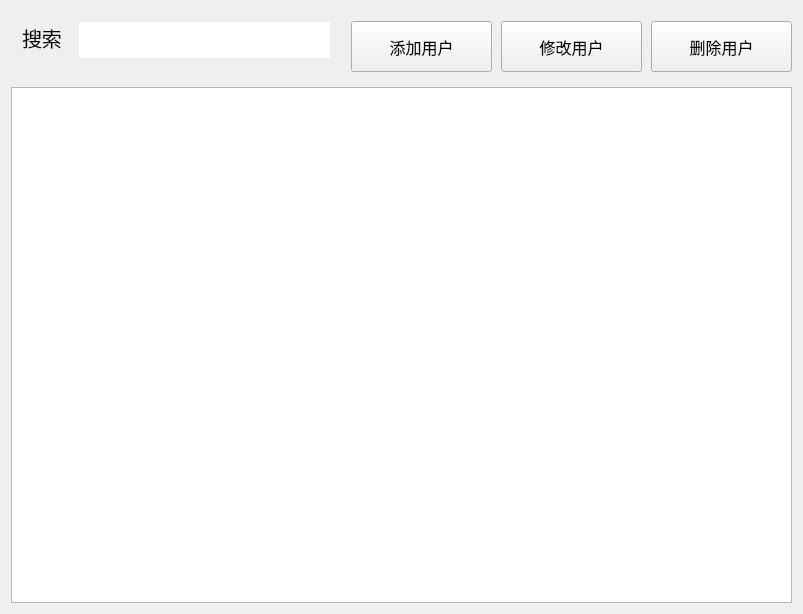
<?xml version="1.0" encoding="UTF-8"?>
<ui version="4.0">
 <class>UserManager</class>
 <widget class="QWidget" name="UserManager">
  <property name="geometry">
   <rect>
    <x>0</x>
    <y>0</y>
    <width>803</width>
    <height>614</height>
   </rect>
  </property>
  <property name="sizePolicy">
   <sizepolicy hsizetype="Preferred" vsizetype="Minimum">
    <horstretch>0</horstretch>
    <verstretch>0</verstretch>
   </sizepolicy>
  </property>
  <property name="minimumSize">
   <size>
    <width>0</width>
    <height>70</height>
   </size>
  </property>
  <property name="font">
   <font>
    <pointsize>12</pointsize>
   </font>
  </property>
  <property name="windowTitle">
   <string>Form</string>
  </property>
  <layout class="QVBoxLayout" name="verticalLayout">
   <item>
    <widget class="QWidget" name="widget" native="true">
     <property name="sizePolicy">
      <sizepolicy hsizetype="Preferred" vsizetype="Minimum">
       <horstretch>0</horstretch>
       <verstretch>0</verstretch>
      </sizepolicy>
     </property>
     <property name="minimumSize">
      <size>
       <width>0</width>
       <height>70</height>
      </size>
     </property>
     <widget class="QLabel" name="label">
      <property name="geometry">
       <rect>
        <x>11</x>
        <y>11</y>
        <width>50</width>
        <height>31</height>
       </rect>
      </property>
      <property name="font">
       <font>
        <pointsize>15</pointsize>
       </font>
      </property>
      <property name="text">
       <string>搜索</string>
      </property>
     </widget>
     <widget class="QLineEdit" name="search">
      <property name="geometry">
       <rect>
        <x>68</x>
        <y>11</y>
        <width>251</width>
        <height>36</height>
       </rect>
      </property>
      <property name="font">
       <font>
        <pointsize>15</pointsize>
       </font>
      </property>
      <property name="text">
       <string/>
      </property>
      <property name="frame">
       <bool>false</bool>
      </property>
     </widget>
     <widget class="QPushButton" name="addUser">
      <property name="geometry">
       <rect>
        <x>340</x>
        <y>10</y>
        <width>141</width>
        <height>51</height>
       </rect>
      </property>
      <property name="font">
       <font>
        <pointsize>12</pointsize>
       </font>
      </property>
      <property name="text">
       <string>添加用户</string>
      </property>
     </widget>
     <widget class="QPushButton" name="updateUser">
      <property name="geometry">
       <rect>
        <x>490</x>
        <y>10</y>
        <width>141</width>
        <height>51</height>
       </rect>
      </property>
      <property name="font">
       <font>
        <pointsize>12</pointsize>
       </font>
      </property>
      <property name="text">
       <string>修改用户</string>
      </property>
     </widget>
     <widget class="QPushButton" name="deleteUser">
      <property name="geometry">
       <rect>
        <x>640</x>
        <y>10</y>
        <width>141</width>
        <height>51</height>
       </rect>
      </property>
      <property name="font">
       <font>
        <pointsize>12</pointsize>
       </font>
      </property>
      <property name="text">
       <string>删除用户</string>
      </property>
     </widget>
    </widget>
   </item>
   <item>
    <widget class="QTableView" name="tableView"/>
   </item>
  </layout>
 </widget>
 <resources/>
 <connections/>
</ui>
